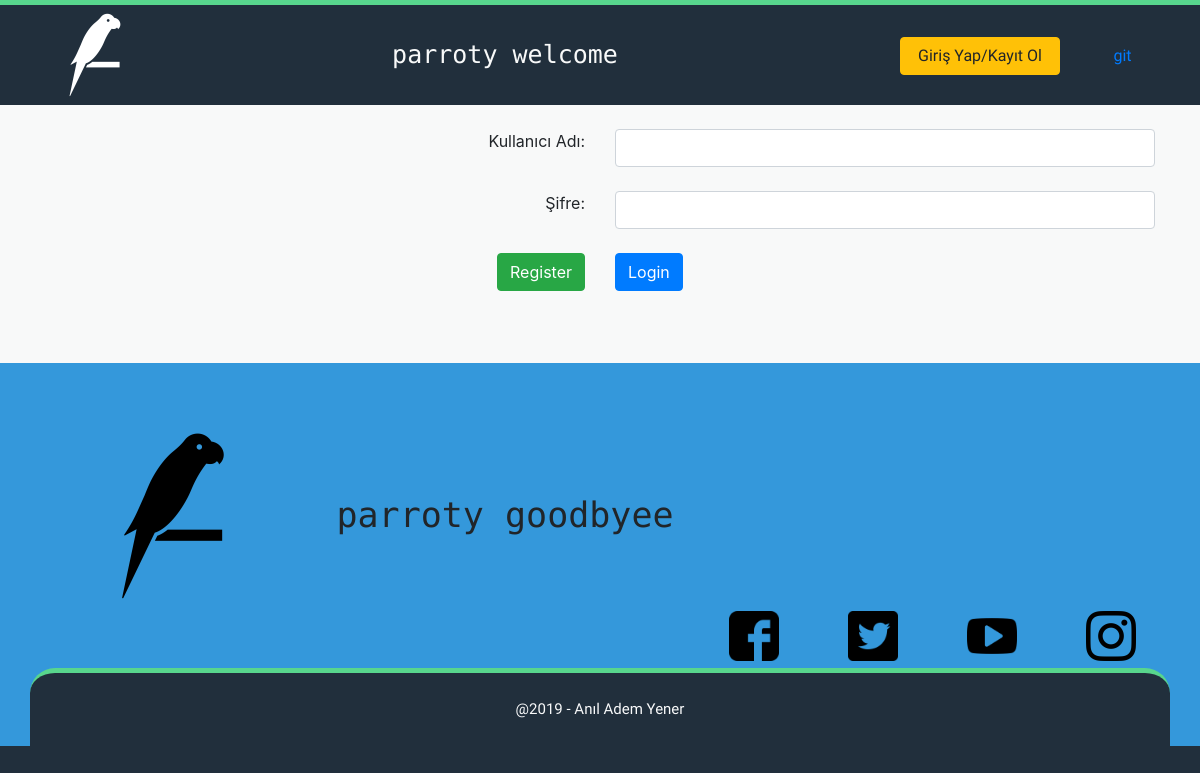
The page /login-register.php on the database its author committed.
### tables this page shows
CREATE TABLE `site_values` (
  `header_logo` varchar(255) NOT NULL,
  `header_text` varchar(255) NOT NULL,
  `header_motto` varchar(255) NOT NULL,
  `footer_logo` varchar(255) NOT NULL,
  `footer_text` varchar(255) NOT NULL,
  `footer_motto` varchar(255) NOT NULL,
  `tab_logo` varchar(255) NOT NULL,
  `tab_text` varchar(255) NOT NULL
);

### src/php/functions.php (called while the page is built, shortened)
<?php
function getSocialLinks($site){
	include("src/php/db.php");
	$result = $cnn->query("SELECT * FROM links WHERE site = '$site'");
	if ($result->num_rows > 0){
		while ($row = $result->fetch_assoc()){
			return $row["link"];
		}
	} else {
		return false;
	}
}
function getSiteValues($option){
	include("src/php/db.php");
	$result = $cnn->query("SELECT * FROM site_values");
	if ($result->num_rows > 0){
		while ($row = $result->fetch_assoc()){
			return $row[$option];
		}
	} else {
		return false;
	}
}
?>

### src/php/base-top.php (the view, shortened to what this page needs)
<?php include("src/php/functions.php"); ?>
<!DOCTYPE html>
<html>
<head>
	<link rel="stylesheet" href="https://stackpath.bootstrapcdn.com/bootstrap/4.3.1/css/bootstrap.min.css">
	<link rel="stylesheet" type="text/css" href="src/css/style.css">
	<link rel="stylesheet" type="text/css" href="src/css/style-2.css">
</head>
<body>

### src/php/header.php (shortened to what this page needs)
<?php include("src/php/base-top.php"); ?>
<div class="container-fluid my-header">
	<div class="container">
		<div class="row text-center">
			<div class="col-lg-1"><img onclick="window.location.href='index'" height="100" src="<? echo getSiteValues('header_logo'); ?>"></div>
			<div class="col-lg-8 align-self-center"><?php echo getSiteValues("header_text"); ?> <?php echo getSiteValues("header_motto"); ?></div>
			<div class="col-lg align-self-center"><button onclick="window.location.href='login-register'" class="btn btn-warning w-100 h-100">Giriş Yap/Kayıt Ol</button></div>
			<div class="col-lg-1 align-self-center"><a href="<?php echo getSocialLinks("git"); ?>" target="_blank"><button class="btn btn-link w-100 h-100">git</button></a></div>
		</div>
	</div>
</div>

### src/php/footer.php (shortened to what this page needs)
<div class="container-fluid my-footer">
	<div class="container">
		<div class="row">
			<div class="col-lg-3 text-center"><br><img height="200" src="<?php echo getSiteValues("footer_logo"); ?>"><br><br></div>
			<div class="col-lg-4 align-self-center text-center"><?php echo getSiteValues("footer_text"); ?> <?php echo getSiteValues("footer_motto"); ?></div>
			<div class="col-lg align-self-end">
				<div class="row">
				<div class="col-sm"><a href="<?php echo getSocialLinks('facebook'); ?>" target="_blank"><button class="w-100 btn"><img height="50" src="src/img/social_medias/facebook.png"></a></button></div>
					<div class="col-sm"><a href="<?php echo getSocialLinks('twitter'); ?>" target="_blank"><button class="w-100 btn"><img height="50" src="src/img/social_medias/twitter.png"></a></button></div>
					<div class="col-sm"><a href="<?php echo getSocialLinks('youtube'); ?>" target="_blank"><button class="w-100 btn"><img height="50" src="src/img/social_medias/youtube.png"></a></button></div>
					<div class="col-sm"><a href="<?php echo getSocialLinks('instagram'); ?>" target="_blank"><button class="w-100 btn"><img height="50" src="src/img/social_medias/instagram.png"></a></button></div>
				</div>
			</div>
		</div>
		<div class="row justify-content-center text-light font-second" style="background-color: #212F3C; border-top: 5px solid #58D68D; border-top-left-radius: 25px; border-top-right-radius: 25px; font-size: 15px; padding-top: 25px; padding-bottom: 25px;">
			@2019 - Anıl Adem Yener
		</div>
	</div>
</div>
<?php include("src/php/base-bottom.php"); ?>

### src/css/style.css (style rules this page uses)
body { background-color: #82E0AA; }
.font-second { font-family: 'M PLUS 1p', sans-serif; }
.my-header { background-color: #ABEBC6; font-size: 25px; font-family: 'Major Mono Display', monospace; }
.my-header button { font-family: 'M PLUS 1p', sans-serif; }
.my-footer { background-color: #82E0AA; font-family: 'Major Mono Display', monospace; font-size: 35px; }

### src/css/style-2.css (style rules this page uses)
.my-header { background-color: #212F3C; border-top: 5px solid #58D68D; color: #F8F9F9; }
.my-footer { background-color: #3498DB; }
body { background-color: #212F3C; }

### rows shown on the page
site_values: header_logo (picture), header_text "parroty", header_motto "welcome", footer_logo (picture), footer_text "parroty", footer_motto "goodbyee"
